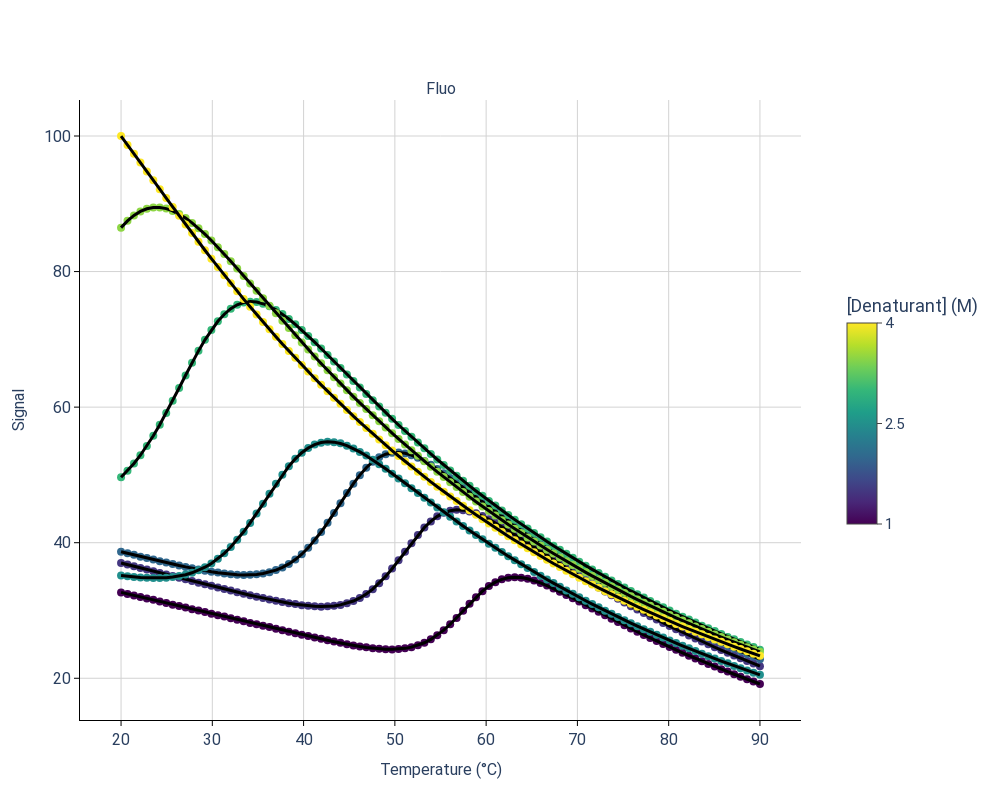
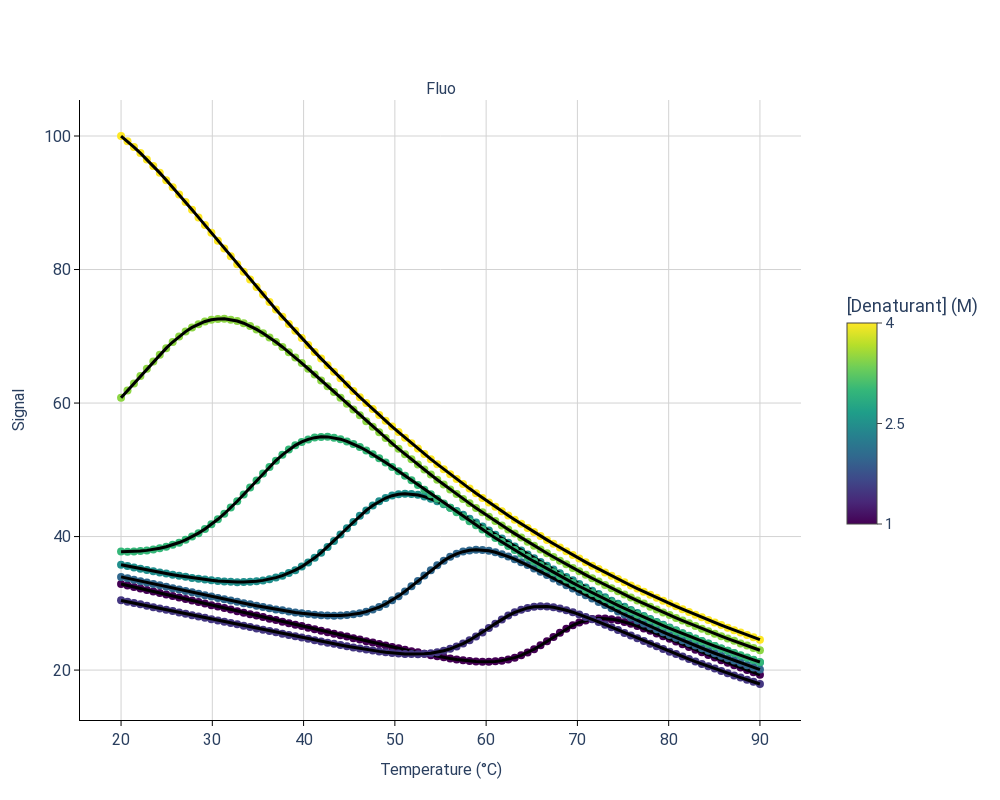
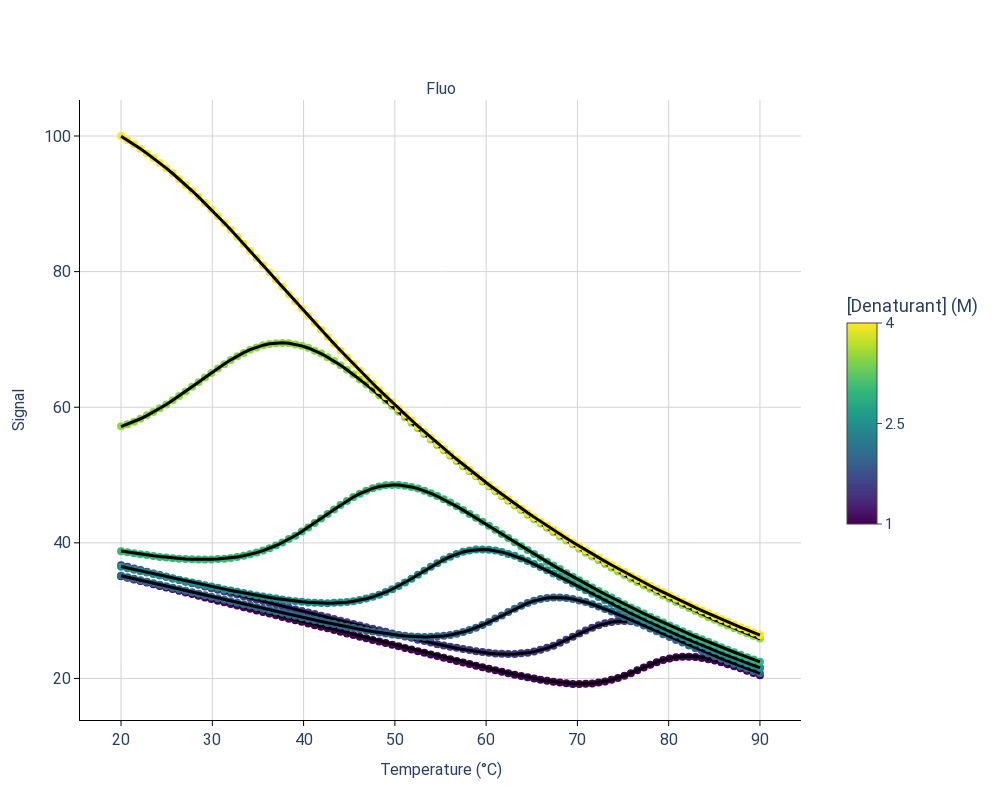
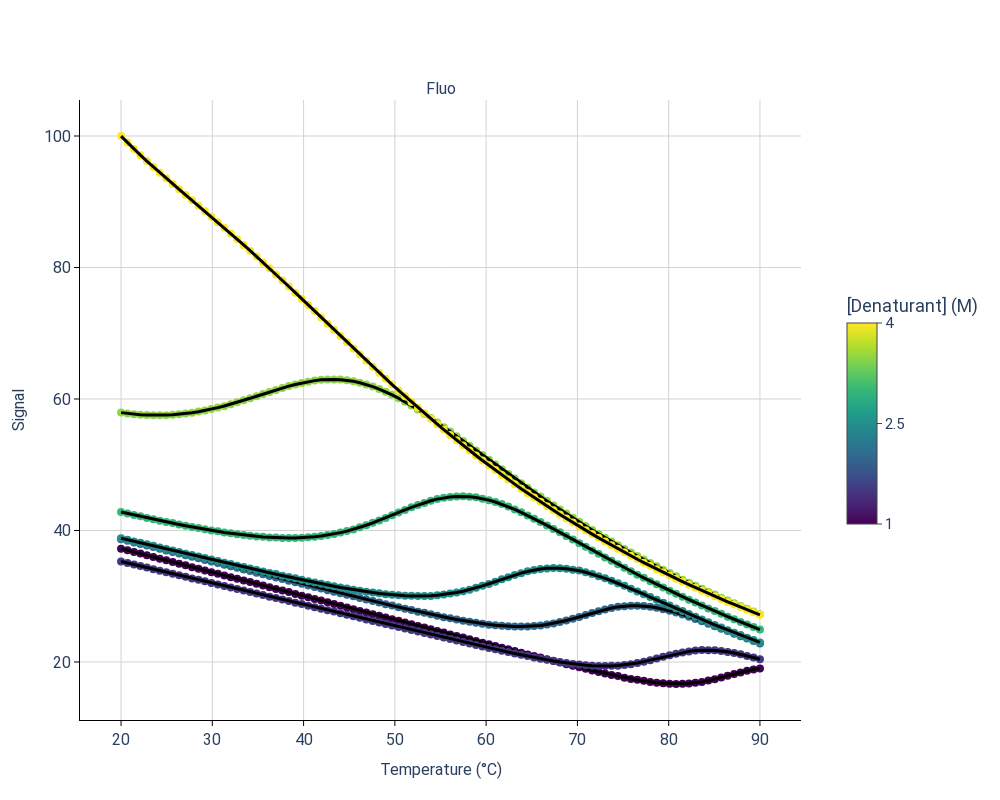

The notebook cell saved with these charts, in order:
### Markdown cell above
Now we will simulate data with different Tms, fit it, and evaluate the accuracy of the fitted Tms.

### Code cell
for Tm in np.arange(70,130,10):

    params = def_params.copy()
    params['Tm'] = Tm

    pychem_sim = aux_create_pychem_sim(params)

    fit_pychem_sim(pychem_sim)

    params = pychem_sim.params_df
    #print(params[:4])
    fig = pychem.plot_unfolding(pychem_sim)
    fig.show()

    fitted_Tm = params.iloc[0,1]

    print(f"Simulated Tm: {Tm} °C, Fitted Tm: {fitted_Tm:.2f} °C")
